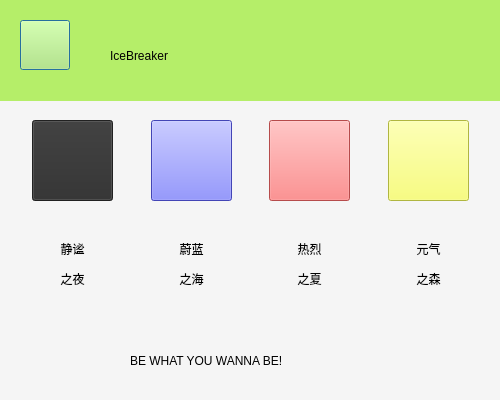
<?xml version="1.0" encoding="UTF-8"?>
<ui version="4.0">
 <class>ChangeColor_Window</class>
 <widget class="QDialog" name="ChangeColor_Window">
  <property name="geometry">
   <rect>
    <x>0</x>
    <y>0</y>
    <width>500</width>
    <height>400</height>
   </rect>
  </property>
  <property name="minimumSize">
   <size>
    <width>500</width>
    <height>400</height>
   </size>
  </property>
  <property name="maximumSize">
   <size>
    <width>500</width>
    <height>400</height>
   </size>
  </property>
  <property name="windowTitle">
   <string>Dialog</string>
  </property>
  <property name="styleSheet">
   <string notr="true">background:rgb(245,245,245);</string>
  </property>
  <widget class="QWidget" name="widget" native="true">
   <property name="geometry">
    <rect>
     <x>0</x>
     <y>0</y>
     <width>501</width>
     <height>101</height>
    </rect>
   </property>
   <property name="sizePolicy">
    <sizepolicy hsizetype="Fixed" vsizetype="Fixed">
     <horstretch>0</horstretch>
     <verstretch>0</verstretch>
    </sizepolicy>
   </property>
   <property name="styleSheet">
    <string notr="true">background-color:rgb(181, 238, 105)</string>
   </property>
   <widget class="QPushButton" name="logo">
    <property name="geometry">
     <rect>
      <x>20</x>
      <y>20</y>
      <width>50</width>
      <height>50</height>
     </rect>
    </property>
    <property name="sizePolicy">
     <sizepolicy hsizetype="Fixed" vsizetype="Fixed">
      <horstretch>0</horstretch>
      <verstretch>0</verstretch>
     </sizepolicy>
    </property>
    <property name="minimumSize">
     <size>
      <width>50</width>
      <height>50</height>
     </size>
    </property>
    <property name="maximumSize">
     <size>
      <width>50</width>
      <height>50</height>
     </size>
    </property>
    <property name="text">
     <string/>
    </property>
   </widget>
   <widget class="QLabel" name="label_6">
    <property name="geometry">
     <rect>
      <x>110</x>
      <y>20</y>
      <width>221</width>
      <height>71</height>
     </rect>
    </property>
    <property name="styleSheet">
     <string notr="true">font: 75 italic 36pt &quot;Adobe Arabic&quot;;</string>
    </property>
    <property name="text">
     <string>IceBreaker</string>
    </property>
   </widget>
  </widget>
  <widget class="QWidget" name="gridLayoutWidget">
   <property name="geometry">
    <rect>
     <x>0</x>
     <y>120</y>
     <width>501</width>
     <height>201</height>
    </rect>
   </property>
   <layout class="QGridLayout" name="gridLayout">
    <item row="0" column="0">
     <spacer name="horizontalSpacer_5">
      <property name="orientation">
       <enum>Qt::Horizontal</enum>
      </property>
      <property name="sizeHint" stdset="0">
       <size>
        <width>40</width>
        <height>20</height>
       </size>
      </property>
     </spacer>
    </item>
    <item row="2" column="3">
     <widget class="QLabel" name="label_2">
      <property name="maximumSize">
       <size>
        <width>100</width>
        <height>16777215</height>
       </size>
      </property>
      <property name="styleSheet">
       <string notr="true">font: 25 15pt &quot;微软雅黑 Light&quot;;</string>
      </property>
      <property name="text">
       <string>&lt;html&gt;&lt;head/&gt;&lt;body&gt;&lt;p align=&quot;center&quot;&gt;蔚蓝&lt;/p&gt;&lt;p align=&quot;center&quot;&gt;之海&lt;/p&gt;&lt;/body&gt;&lt;/html&gt;</string>
      </property>
     </widget>
    </item>
    <item row="2" column="5">
     <widget class="QLabel" name="label_3">
      <property name="maximumSize">
       <size>
        <width>100</width>
        <height>16777215</height>
       </size>
      </property>
      <property name="styleSheet">
       <string notr="true">font: 25 15pt &quot;微软雅黑 Light&quot;;</string>
      </property>
      <property name="text">
       <string>&lt;html&gt;&lt;head/&gt;&lt;body&gt;&lt;p align=&quot;center&quot;&gt;热烈&lt;/p&gt;&lt;p align=&quot;center&quot;&gt;之夏&lt;/p&gt;&lt;/body&gt;&lt;/html&gt;</string>
      </property>
     </widget>
    </item>
    <item row="0" column="7">
     <spacer name="horizontalSpacer_3">
      <property name="orientation">
       <enum>Qt::Horizontal</enum>
      </property>
      <property name="sizeHint" stdset="0">
       <size>
        <width>40</width>
        <height>20</height>
       </size>
      </property>
     </spacer>
    </item>
    <item row="0" column="3">
     <widget class="QPushButton" name="blue">
      <property name="minimumSize">
       <size>
        <width>81</width>
        <height>81</height>
       </size>
      </property>
      <property name="maximumSize">
       <size>
        <width>81</width>
        <height>81</height>
       </size>
      </property>
      <property name="styleSheet">
       <string notr="true">background-color: rgb(94, 97, 255);</string>
      </property>
      <property name="text">
       <string/>
      </property>
     </widget>
    </item>
    <item row="0" column="4">
     <spacer name="horizontalSpacer_2">
      <property name="orientation">
       <enum>Qt::Horizontal</enum>
      </property>
      <property name="sizeHint" stdset="0">
       <size>
        <width>40</width>
        <height>20</height>
       </size>
      </property>
     </spacer>
    </item>
    <item row="0" column="10">
     <spacer name="horizontalSpacer_4">
      <property name="orientation">
       <enum>Qt::Horizontal</enum>
      </property>
      <property name="sizeHint" stdset="0">
       <size>
        <width>40</width>
        <height>20</height>
       </size>
      </property>
     </spacer>
    </item>
    <item row="0" column="1">
     <widget class="QPushButton" name="black">
      <property name="minimumSize">
       <size>
        <width>81</width>
        <height>81</height>
       </size>
      </property>
      <property name="maximumSize">
       <size>
        <width>81</width>
        <height>81</height>
       </size>
      </property>
      <property name="styleSheet">
       <string notr="true">background-color: rgb(46,46,46);</string>
      </property>
      <property name="text">
       <string/>
      </property>
     </widget>
    </item>
    <item row="0" column="2">
     <spacer name="horizontalSpacer">
      <property name="orientation">
       <enum>Qt::Horizontal</enum>
      </property>
      <property name="sizeHint" stdset="0">
       <size>
        <width>40</width>
        <height>20</height>
       </size>
      </property>
     </spacer>
    </item>
    <item row="0" column="5">
     <widget class="QPushButton" name="red">
      <property name="minimumSize">
       <size>
        <width>81</width>
        <height>81</height>
       </size>
      </property>
      <property name="maximumSize">
       <size>
        <width>81</width>
        <height>81</height>
       </size>
      </property>
      <property name="styleSheet">
       <string notr="true">background-color:rgb(255, 105, 105);</string>
      </property>
      <property name="text">
       <string/>
      </property>
     </widget>
    </item>
    <item row="2" column="1">
     <widget class="QLabel" name="label">
      <property name="maximumSize">
       <size>
        <width>100</width>
        <height>16777215</height>
       </size>
      </property>
      <property name="styleSheet">
       <string notr="true">font: 25 15pt &quot;微软雅黑 Light&quot;;</string>
      </property>
      <property name="text">
       <string>&lt;html&gt;&lt;head/&gt;&lt;body&gt;&lt;p align=&quot;center&quot;&gt;静谧&lt;/p&gt;&lt;p align=&quot;center&quot;&gt;之夜&lt;/p&gt;&lt;/body&gt;&lt;/html&gt;</string>
      </property>
     </widget>
    </item>
    <item row="0" column="9">
     <widget class="QPushButton" name="yellow">
      <property name="minimumSize">
       <size>
        <width>81</width>
        <height>81</height>
       </size>
      </property>
      <property name="maximumSize">
       <size>
        <width>81</width>
        <height>81</height>
       </size>
      </property>
      <property name="styleSheet">
       <string notr="true">background-color: rgb(247, 255, 90);</string>
      </property>
      <property name="text">
       <string/>
      </property>
     </widget>
    </item>
    <item row="2" column="9">
     <widget class="QLabel" name="label_4">
      <property name="maximumSize">
       <size>
        <width>100</width>
        <height>16777215</height>
       </size>
      </property>
      <property name="styleSheet">
       <string notr="true">font: 25 15pt &quot;微软雅黑 Light&quot;;</string>
      </property>
      <property name="text">
       <string>&lt;html&gt;&lt;head/&gt;&lt;body&gt;&lt;p align=&quot;center&quot;&gt;元气&lt;/p&gt;&lt;p align=&quot;center&quot;&gt;之森&lt;/p&gt;&lt;/body&gt;&lt;/html&gt;</string>
      </property>
     </widget>
    </item>
   </layout>
  </widget>
  <widget class="QLabel" name="label_5">
   <property name="geometry">
    <rect>
     <x>130</x>
     <y>340</y>
     <width>401</width>
     <height>41</height>
    </rect>
   </property>
   <property name="styleSheet">
    <string notr="true">font: 9pt &quot;Bernard MT Condensed&quot;;</string>
   </property>
   <property name="text">
    <string>BE WHAT YOU WANNA BE!</string>
   </property>
  </widget>
 </widget>
 <resources/>
 <connections/>
</ui>
